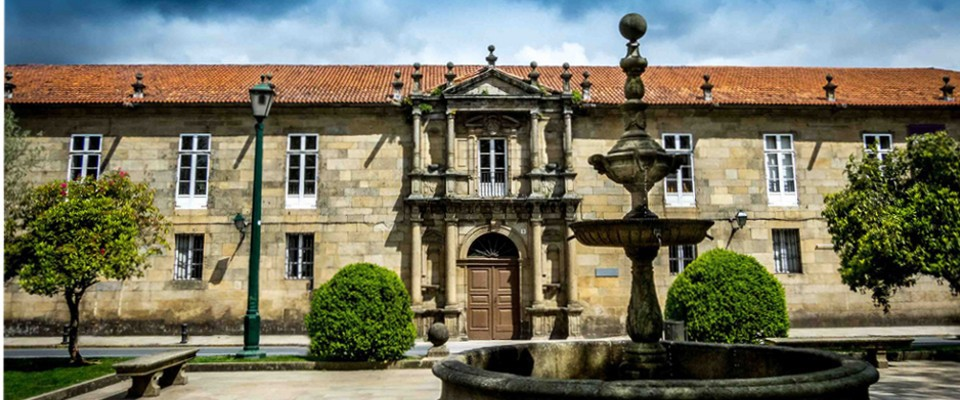
#> input picture imagenes/IESRosaliadeCastro.jpg, 960 x 400 px, found by its file name
$ jupyter execute --allow-errors Sesion1.ipynb
#> lines starting #> are read from the running program, lines starting #| are printed output that depends on the picture
# Sesión 1. Operaciones básicas sobre imágenes

[cell 1]
#Primero iniciamos los paquetes que necesitamos para manejar las distintas funciones
import numpy as np
from matplotlib import pyplot as plt
import cv2
#tamaños de las imágenes
plt.rcParams["figure.figsize"] = [14,8]

## Lectura de imágenes

[cell 2]
# Lee una imagen en escala de grises, por eso ponemos GRAYSCALE, sino por defecto la lee en color
imagenGrises = cv2.imread('imaxes/IESRosaliadeCastro.jpg',cv2.IMREAD_GRAYSCALE)
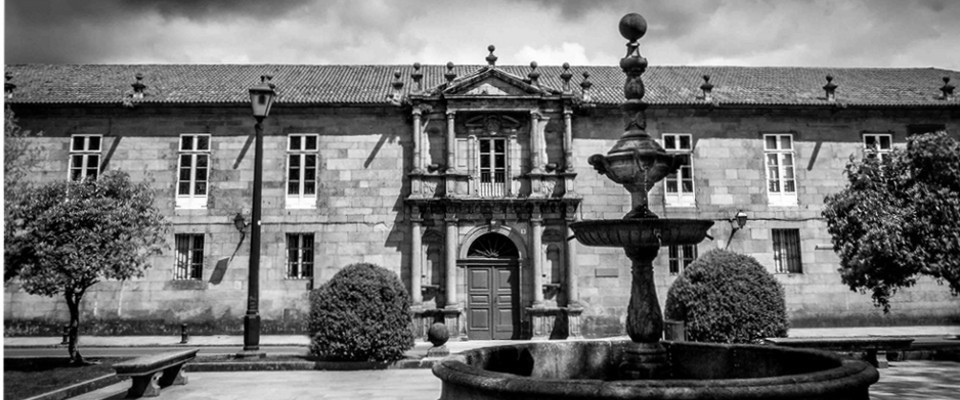
#> imagenGrises: shape (400, 960); min 0, max 255, mean 113.4

#Muestra la imagen por pantalla, tenemos que decirle que la visualice en escala de grises
plt.imshow(imagenGrises,cmap='gray')
#Muestra las imágenes de plt.imshow
plt.show()

#Guardamos en disco la imagen en escala de grises
cv2.imwrite('imaxes/IESRosaliadeCastroGrises.jpg',imagenGrises)
#> Out = True

[cell 3]
# Lee una imagen en color, el segundo parámetro es el valor por defecto, no es necesario
#imagen = cv2.imread('IESMariaCasares.jpg',cv2.IMREAD_COLOR)
imagen = cv2.imread('imaxes/IESRosaliadeCastro.jpg')
#> imagen is the input picture: shape (400, 960, 3); mean B, G, R 96, 115.1, 116.9

#Muestra la imagen. Las imágenes en OpenCV se leen como BGR, no como RGB, por lo que está intercambiando el rojo
#con el azul, lo que se ve muy bien en la señal de tráfico.
#Esto no pasa con todas las imágenes, por eso siempre hay que comprobarlas
plt.imshow(imagen),plt.title('Imagen con B y R intercambiados'),plt.axis('off')
plt.show()

[cell 4]
#Separamos la imagen original en los tres canales en el orden adecuado: b=blue, g=green, r=red
b,g,r = cv2.split(imagen)
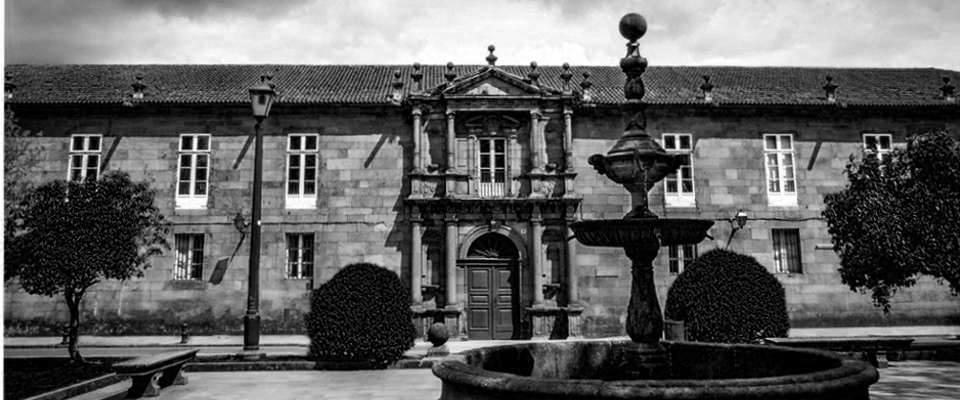
#> b: shape (400, 960); min 0, max 255, mean 96
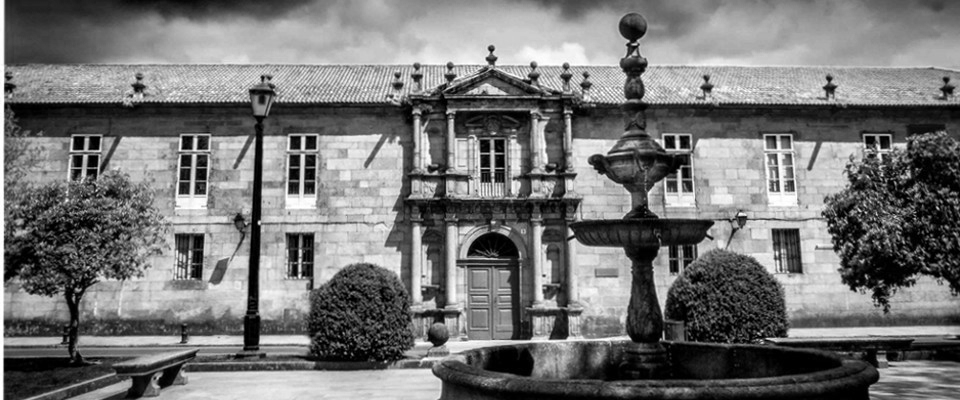
#> r: shape (400, 960); min 0, max 255, mean 116.9

#Y volvemos a fusionar los tres canales en el orden que queremos
imagenColor = cv2.merge((r,g,b))

#Muestro la imagen resultante, ahora sale bien
plt.imshow(imagenColor),plt.title('Imagen en color'),plt.axis('on')
plt.show()
cv2.imwrite('imaxes/IESRosaliadeCastroBGR.jpg',imagenColor)
#> Out = True

[cell 5]
#Vamos a separar la imagen en sus tres canales y a discutir cuál contribuye más a cada "color final",
#teniendo en cuenta que cuango más brillante, más va a contribuir (fijaos en el borde rojo de la señal de tráfico
#o en la hierba)
plt.imshow(r,cmap='gray'),plt.title('Canal Rojo'),plt.axis('off')
plt.show()
plt.imshow(g,cmap='gray'),plt.title('Canal Verde'),plt.axis('off')
plt.show()
plt.imshow(b,cmap='gray'),plt.title('Canal Azul'),plt.axis('off')
plt.show()

[cell 6]
#Propiedades de la imagen: número de filas, número de columnas, número de canales (si la imagen es en color)
print(imagenColor.shape)
#| (400, 960, 3)
print(imagenGrises.shape)
#| (400, 960)

[cell 7]
#También podemos saber el número total de píxeles
print(imagenColor.size)
#| 1152000
#Y el tipo de datos de la imagen. uint8 significa que es un entero de 8 bits (2^8=256), o sea que los valores
#posibles están entre 0 y 255
print(imagenColor.dtype)
#| uint8

[cell 8]
#Cómo acceder al valor de un píxel mediante sus coordenadas. Para una imagen BGR, devuelve un vector de 3 valores.
#En este caso, si tomamos un punto en la zona del tejado, podemos fijarnos que la componente R es muy alta
flor=imagenColor[185,63] #en matlab [64,186]=154,18,58
#> flor = [154, 18, 58]
print('flor=',flor)
#| flor= [154  18  58]

#y si lo tomamos en la zona verde, el valor de G es más alto que B y R
seto=imagenColor[275,350] #en matlab [351,276]=83,113,39
#> seto = [83, 113, 39]
print('seto=',seto)
#| seto= [ 83 113  39]
#si quiero sólo el canal verde, teniendo en cuenta que la imagen es BGR
setoGreen=imagenColor[275,350,1]
#> setoGreen = 113
print('componente G de seto=',setoGreen)
#| componente G de seto= 113
#para una imagen en grises, se obtiene sólo un valor
florgris=imagenGrises[185,63]
#> florgris = 63
print('Color gris de flor=',florgris)
#| Color gris de flor= 63

[cell 9]
#Del mismo modo, se puede acceder a la imagen para modificar sus valores
imagenColor[185,63]=[255,255,255]
#> imagenColor: shape (400, 960, 3); mean R, G, B 116.9, 115.1, 96
print(imagenColor[185,63])
#| [255 255 255]

[cell 10]
#Normalmente se utilizan otras funciones para hacer estas operaciones, que son array.item() y array.itemset()

#acceso a valor BLUE (canal 2)
print(imagenColor.item(10,10,2))
#| 143

#modificación del valor BLUE
imagenColor.itemset((10,10,2),100)
#> imagenColor: shape (400, 960, 3); mean R, G, B 116.9, 115.1, 96
imagenColor.item(10,10,2)
#> Out = 100

[cell 11]
#ROI (region of interest). Muchas veces necesitamos extraer un trozo de la imagen o modificarla.
#Podemos acceder a un "recuadro" de las coordenadas indicando coordenadaxinicial:coordenadaxfinal y lo mismo para el eje y
#Por ejemplo, si queremos extraer el banco
#Se extrae un cuadrado de tamaño 100x100 que va de la fila 300 a la 400 (eje y) y de la columna 100 a la columna 200 (eje x)
banco=imagenColor[300:400,100:200]
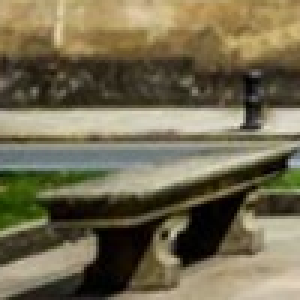
#> banco: shape (100, 100, 3) (shown 3 times larger); mean R, G, B 115.5, 107.4, 81.1

#100,300 a 200, 400

#Podemos colocar esta imagen duplicada en otro sitio, por ejemplo en la fila 350, columna 950
imagenColor[300:400,200:300]=banco
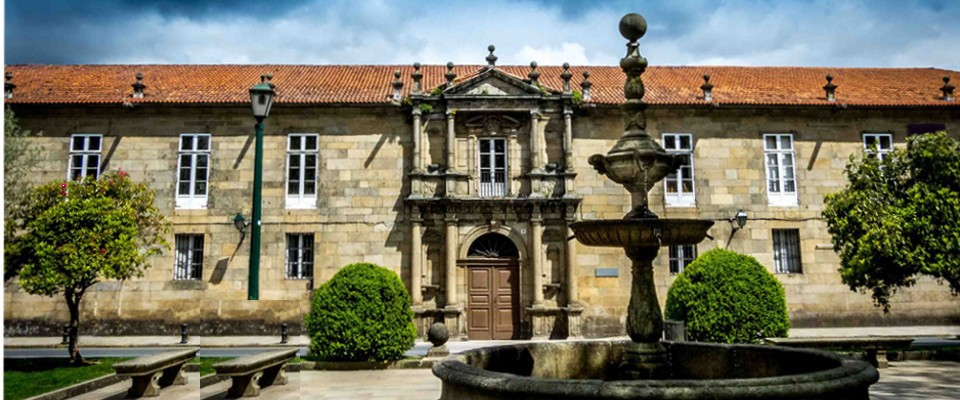
#> imagenColor: shape (400, 960, 3); mean R, G, B 116.2, 114.3, 95.2
plt.imshow(imagenColor),plt.title('Banco duplicado')
plt.show()
